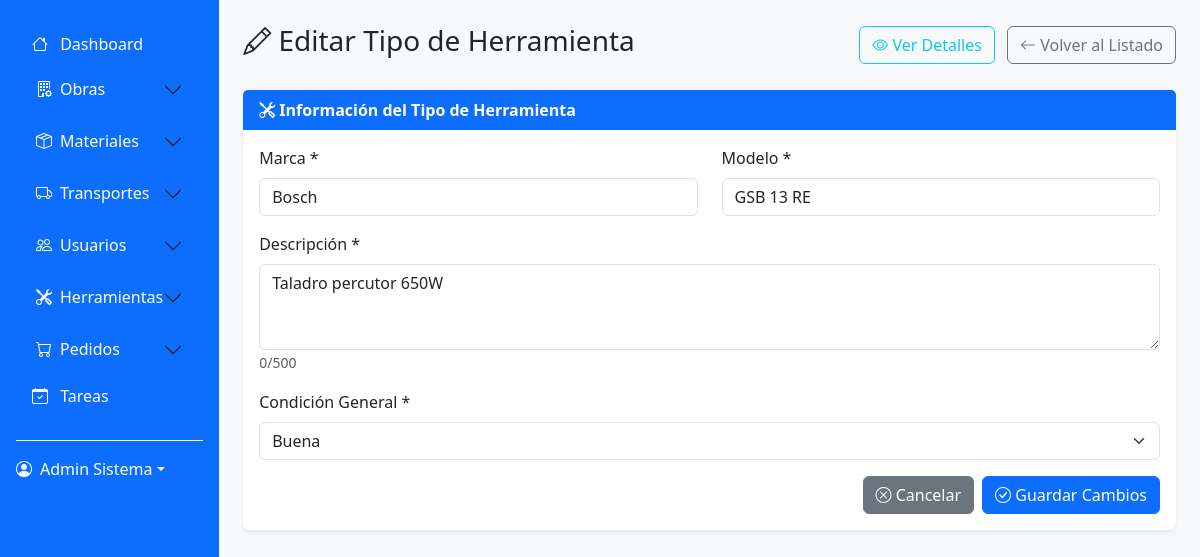
/modules/herramientas/edit.php?id=1 (signed in), run on the app's committed database.
### tables this page shows
CREATE TABLE herramientas (
    id_herramienta INT AUTO_INCREMENT PRIMARY KEY,
    tipo VARCHAR(100) NOT NULL,
    marca VARCHAR(100) NOT NULL,
    modelo VARCHAR(100) NOT NULL,
    descripcion TEXT,
    stock_total INT DEFAULT 0,
    condicion_general ENUM('excelente', 'buena', 'regular', 'mala') DEFAULT 'buena',
    precio_referencia DECIMAL(10,2) DEFAULT 0.00,
    categoria VARCHAR(100),
    fecha_creacion TIMESTAMP DEFAULT CURRENT_TIMESTAMP
);

### modules/herramientas/edit.php (the view, shortened to what this page needs)
<?php
$database = new Database();
$conn = $database->getConnection();
$herramienta_id = (int)($_GET['id'] ?? 0);
try {
    $query = "SELECT * FROM herramientas WHERE id_herramienta = ?";
    $stmt = $conn->prepare($query);
    $stmt->execute([$herramienta_id]);
    $herramienta = $stmt->fetch();
} catch (Exception $e) {
    error_log("Error al obtener herramienta para editar: " . $e->getMessage());
    redirect(SITE_URL . '/modules/herramientas/list.php');
}
include '../../includes/header.php';
?>
<div class="row">
    <div class="col-12">
        <div class="d-flex justify-content-between align-items-center mb-4">
            <h1 class="h3">
                <i class="bi bi-pencil"></i> Editar Tipo de Herramienta
            </h1>
            <div>
                <a href="view.php?id=<?php echo $herramienta['id_herramienta']; ?>" class="btn btn-outline-info me-2">
                    <i class="bi bi-eye"></i> Ver Detalles
                </a>
                <a href="list.php" class="btn btn-outline-secondary">
                    <i class="bi bi-arrow-left"></i> Volver al Listado
                </a>
            </div>
        </div>
    </div>
</div>
<div class="card">
    <div class="card-header">
        <i class="bi bi-tools"></i> Información del Tipo de Herramienta
    </div>
    <div class="card-body">
        <form method="POST" class="needs-validation" novalidate>
            <div class="row">
                <div class="col-md-6 mb-3">
                    <label for="marca" class="form-label">Marca *</label>
                    <input type="text" class="form-control" id="marca" name="marca"
                           value="<?php echo htmlspecialchars($herramienta['marca']); ?>"
                           required maxlength="100">
                </div>
                <div class="col-md-6 mb-3">
                    <label for="modelo" class="form-label">Modelo *</label>
                    <input type="text" class="form-control" id="modelo" name="modelo"
                           value="<?php echo htmlspecialchars($herramienta['modelo']); ?>"
                           required maxlength="100">
                </div>
            </div>
            <div class="mb-3">
                <label for="descripcion" class="form-label">Descripción *</label>
                <textarea class="form-control" id="descripcion" name="descripcion" rows="3"
                          required maxlength="500"><?php echo htmlspecialchars($herramienta['descripcion']); ?></textarea>
            </div>
            <div class="mb-3">
                <label for="condicion_general" class="form-label">Condición General *</label>
                <select class="form-select" id="condicion_general" name="condicion_general" required>
                    <option value="buena" <?php echo ($herramienta['condicion_general'] === 'buena') ? 'selected' : ''; ?>>Buena</option>
                </select>
            </div>
            <div class="d-flex justify-content-end gap-2">
                <a href="view.php?id=<?php echo $herramienta['id_herramienta']; ?>" class="btn btn-secondary">
                    <i class="bi bi-x-circle"></i> Cancelar
                </a>
                <button type="submit" class="btn btn-primary">
                    <i class="bi bi-check-circle"></i> Guardar Cambios
                </button>
            </div>
        </form>
    </div>
</div>
<?php include '../../includes/footer.php'; ?>

### assets/css/style.css (style rules this page uses)
:root { --primary-color: #0d6efd; --secondary-color: #6c757d; --success-color: #198754; --danger-color: #dc3545; --warning-color: #ffc107; --info-color: #0dcaf0; --light-color: #f8f9fa; --dark-color: #212529; }
body { background-color: #f8f9fa; font-family: "Segoe UI", Tahoma, Geneva, Verdana, sans-serif; }
.card { border: none; box-shadow: 0 0.125rem 0.25rem rgba(0, 0, 0, 0.075); transition: box-shadow 0.15s ease-in-out; }
.card-header { background-color: var(--primary-color); color: white; border-bottom: none; font-weight: 600; }
.btn { border-radius: 0.375rem; font-weight: 500; }
.btn-primary { background-color: var(--primary-color); border-color: var(--primary-color); }
.form-label { font-weight: 500; color: var(--dark-color); }

### data on the page
herramientas: marca "Bosch", modelo "GSB 13 RE", descripcion "Taladro percutor 650W", condicion_general "Buena"

### other printed values
$_SESSION['user_name'] "Admin Sistema"
